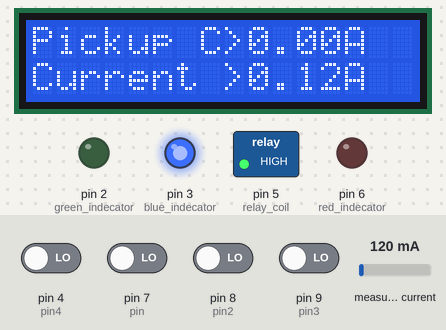
The sketch below on a simulated Arduino Uno, built with avr-gcc and run on an emulated ATmega328P. On the bench: 16×2 character LCD, switched loads named in the sketch (green lamp = pin HIGH), output pins drawn as LEDs (lit = HIGH). Inputs (shaded band) come from the test bench; at power-on: pin 4 (pin4), pin 7 (pin), pin 8 (pin2), pin 9 (pin3) LOW, measured current 120 mA. EEPROM starts erased; pins used as bus, display or sensor lines are not drawn.

Above: at 1.7 s.
1.8 s: measured current set to 40 mA
At 3.0 s:
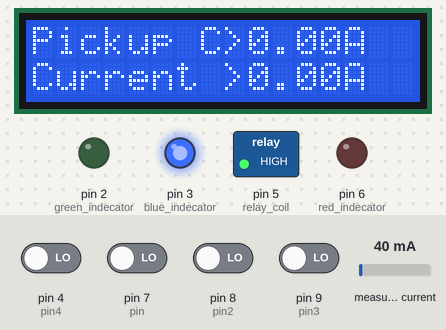
3.3 s: pin 7 (pin) driven HIGH
At 4.6 s:
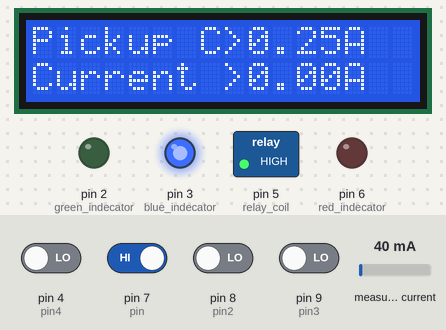
4.9 s: pin 4 (pin4) driven HIGH
At 5.8 s:
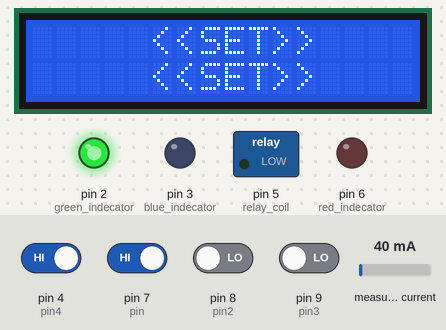
6.4 s: pin 9 (pin3) driven HIGH
At 7.5 s:
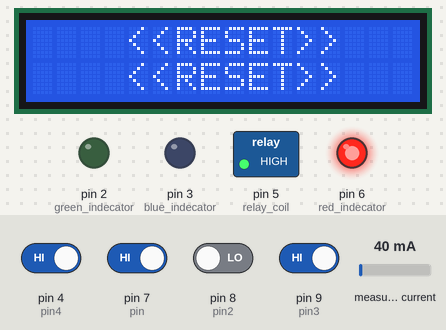
9.4 s: measured current set to 500 mA
At 10.4 s:
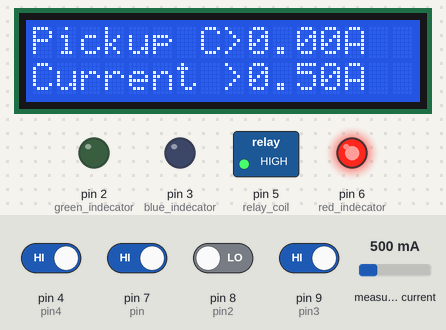
10.9 s: measured current set to 1000 mA
At 11.4 s:
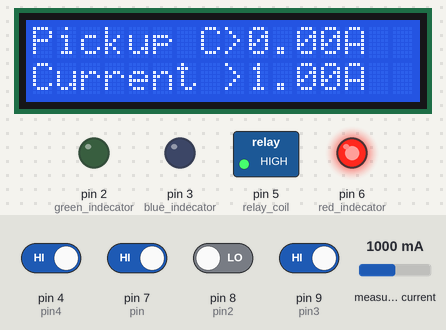
Timing chart, 0 to 13.4 s (numbered marks = the images above; inputs shaded):
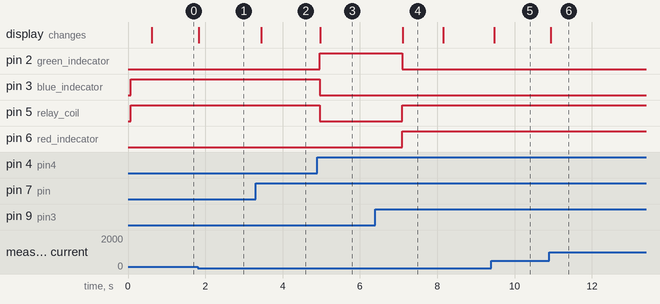

Measured:
- after the input at 1.8 s, the display: changes at once (image 1)
- after the input at 3.3 s, the display: changes after 0.14 s (image 2)
- after the input at 4.9 s, pin 2 (green_indecator): LOW → HIGH after 0.06 s; pin 3 (blue_indecator), pin 5 (relay_coil): HIGH → LOW after 0.06 s; the display: changes after 0.07 s (image 3)
- after the input at 6.4 s, pin 2 (green_indecator): HIGH → LOW after 0.69 s; pin 5 (relay_coil), pin 6 (red_indecator): LOW → HIGH after 0.69 s; the display: changes after 0.71 s (image 4)
- after the input at 9.4 s, the display: changes after 0.07 s (image 5)
- after the input at 10.9 s, the display: changes at once (image 6)
- what the display in image 4 shows lasts 1.1 s, from 7.1 s to 8.2 s

The sketch:

Code.ino
```cpp
#include <LiquidCrystal_I2C.h>
#include "ACS712.h"
#include <IRremote.h>
#include<EEPROM.h>
ACS712 sensor(ACS712_05B, A0);
//ACS712_05B
//ACS712_20A for 20 Amp type
//ACS712_30A for 30 Amp type

float I = 0;
float cc = 0;
float data = 0;
int pp = 0;
int pin = 7;
int pin2 = 8;
int pin3 = 9;
int pin4 = 4;
int ccc = 0;
int bbb = 0;
int hh = 0;
int self = 0;
float picup_current = 0; // intial cosidering current for controlling
LiquidCrystal_I2C lcd(0x27, 16, 2); // set the LCD address to 0x3F for a 16 chars and 2 line display
void setup() {
  digitalWrite(10, HIGH);
  lcd.init(); // lcd display initialize
  lcd.clear();// display clearing
  lcd.backlight();    // Make sure backlight is o
  pinMode(pin, INPUT); //  "
  pinMode(pin2, INPUT); // "
  pinMode(pin3, INPUT); // "
  pinMode(pin4, INPUT); // "
  pinMode(2, OUTPUT);// green indecator
  pinMode(3, OUTPUT); // blue indecator
  pinMode(6, OUTPUT); // red indecator
  pinMode(5, OUTPUT); // relay coil
  pinMode(10, OUTPUT); //rst
  digitalWrite(2, LOW);
  digitalWrite(3, HIGH);
  digitalWrite(6, LOW);
  digitalWrite(5, HIGH);
  sensor.calibrate();
  Serial.begin(9600);
  delay(500);

}

void loop() {

  unsigned long sec = millis();
  sec = sec / 1000;
  int input = digitalRead(pin); //++
  int input2 = digitalRead(pin2); // --
  int input3 = digitalRead(pin3); // reset
  int input4 = digitalRead(pin4); // set
  I = sensor.getCurrentAC();
  //ignoring the value below 0.09
  if (I < 0.09) {
    I = 0;
  }
  lcd.setCursor(0, 1);
  lcd.print("Current >");
  lcd.print(I);
  lcd.print("A");
  //Serial.println(I);
  lcd.setCursor(0, 0);
  lcd.print("Pickup C>");
  lcd.print(cc);
  lcd.print("A");

  // "Increasing" section
  if (input == 1 && ccc == 0 )
  {
    cc = cc + 0.25;
    cc = cc;
    ccc = !ccc;

  }

  else if (input == 0 && ccc == 1 )
  {
    ccc = 0;
  }

  // "Decreasing" section
  else if (input2 == 1 && bbb == 0 && cc > 0)
  {
    cc = cc - 0.25;
    bbb = !bbb;
  }

  else if (input2 == 0 && bbb == 1 )
  {
    bbb = 0;
  }

  // "Reset" section

  else if (input3 == 1 &&  hh > 0)
  {


    digitalWrite(5, HIGH); // relay off
    digitalWrite(6, HIGH); // red led on
    digitalWrite(2, LOW);
    digitalWrite(3, LOW);
    picup_current = cc;
    lcd.clear();
    lcd.setCursor(4, 0);
    lcd.print("<<RESET>>");
    lcd.setCursor(4, 1);
    lcd.print("<<RESET>>");
    delay(1000);
    digitalWrite(10, LOW);
    hh = 0;
    cc = 0;
  }

  // auto
  else if (I > picup_current && hh > 0)
  {
    lcd.clear();
    lcd.setCursor(0, 0);
    lcd.print("Fault Detect");
    lcd.setCursor(0, 1);
    lcd.print("Wait 3 SEC");
    //Serial.print(I);
    delay(3000);
    check();

  }

  // "SET" section

  else if (input4 == 1 && cc > 0 )
  {
    picup_current = cc;
    float fg = map(picup_current * 100, 0, 500, 0, 255);
    EEPROM.write('L1', fg);
    digitalWrite(5, LOW); // relay on
    digitalWrite(3, LOW);
    digitalWrite(6, LOW);
    digitalWrite(2, HIGH ); // green led  on
    lcd.clear();
    lcd.setCursor(5, 0);
    lcd.print("<<SET>>");
    lcd.setCursor(5, 1);
    lcd.print("<<SET>>");
    delay(1000);
    hh = 5;
  }

  // self Decission section
  else if ( sec >= 20 && sec <= 30 && hh == 0 && self == 0 )
  {
    data = EEPROM.read('L1');
    Serial.println(data);
    data = map(data, 0, 255, 0, 500);
    cc = data / 100;
    picup_current = cc + 0.20;
    digitalWrite(5, LOW); // relay on
    digitalWrite(3, LOW);
    digitalWrite(6, LOW);
    digitalWrite(2, HIGH ); // green led  on
    lcd.clear();
    lcd.setCursor(5, 0);
    lcd.print("<<SET>>");
    lcd.setCursor(5, 1);
    lcd.print("<<SET>>");
    delay(1000);
    self = 5;
    hh = 5;
  }

  else
  {

  }

}

void check()
{
I = sensor.getCurrentAC();
  if (I > picup_current)
  {
    //Serial.print("YES");
    digitalWrite(5, HIGH); // relay off
    digitalWrite(6, HIGH); // red led on
    digitalWrite(2, LOW);
    digitalWrite(3, LOW);
    picup_current = cc;
    lcd.clear();
    lcd.setCursor(4, 0);
    lcd.print("<<RESET>>");
    lcd.setCursor(4, 1);
    lcd.print("<<RESET>>");
    delay(1000);
    digitalWrite(10, LOW);
    hh = 0;
    cc = 0;
  }

  else
  {
Serial.print("NO");
  }
}
```
